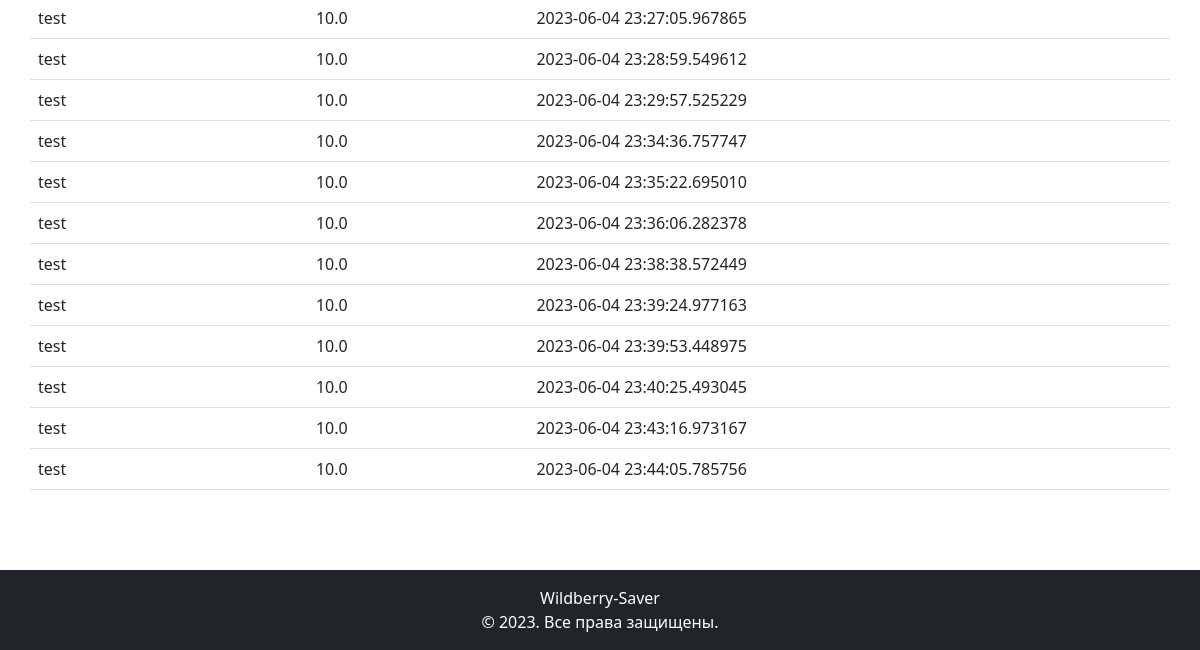
Before: /history_search (lower part) with the older database file.
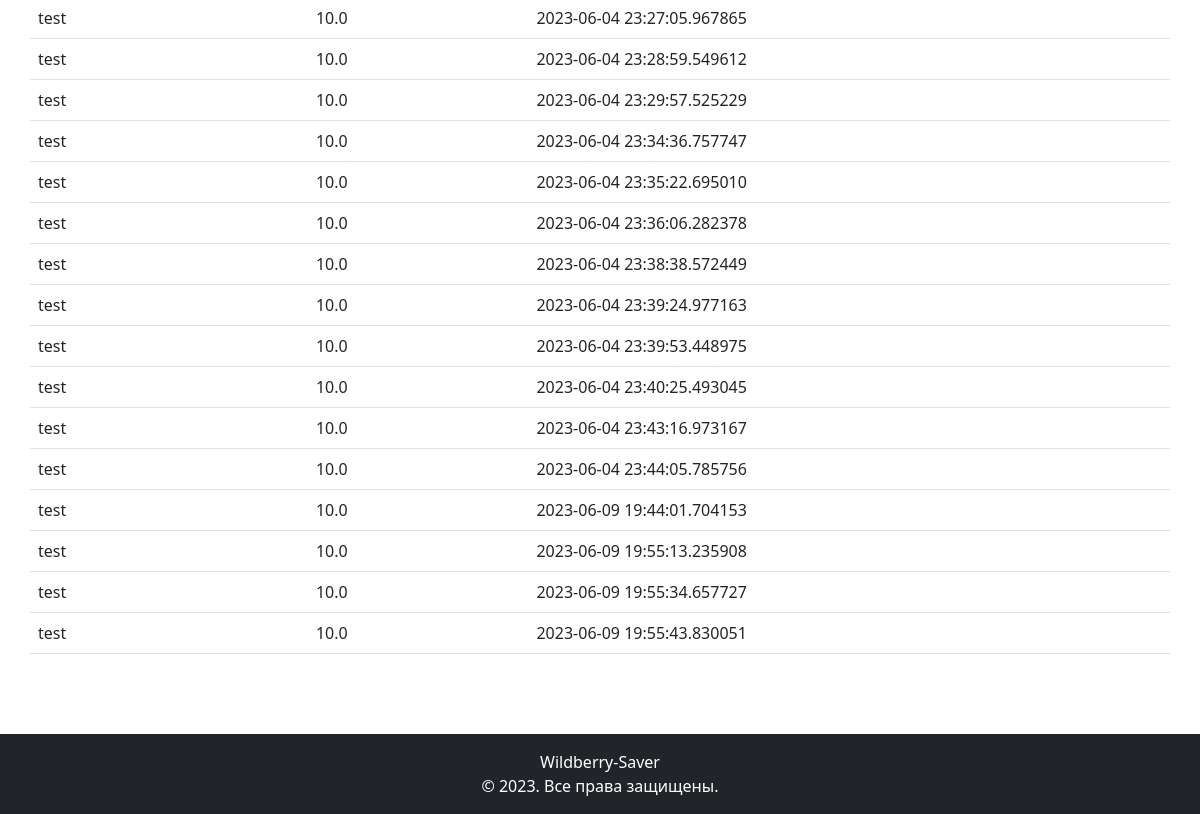
After: the same page with the newer database file.
### models.py (models this page shows)
class Query(db.Model):
    __tablename__ = 'queries'
    id = db.Column(db.Integer, primary_key=True)
    user_id = db.Column(db.Integer, db.ForeignKey('users.id'))
    query_title = db.Column(db.String(255))
    discount = db.Column(db.Float)
    created_at = db.Column(db.DateTime, default=datetime.now)
    user = db.relationship("User", back_populates="queries")
    products = db.relationship("Product", secondary="products_queries")
    notifications = db.relationship("Notification")

### views.py (the view)
@app.route('/history_search', methods=['GET', 'POST'])
def history_search():
    form = EmailSearch()
    queries = Query.query.all()
    if form.validate_on_submit():
        email = form.email.data
        user = User.query.filter_by(email=email).first()
        if user:
            queries = user.queries
            form = EmailSearch()
    return render_template(
        'history_search.html',
        title='История запросов',
        form=form,
        queries=queries,
    )

### templates/history_search.html (shortened to what this page needs)
{% extends "includes/base.html" %}
{% block content %}
<form method="POST" action="" novalidate>
<div class="row my-5">
  <table class="table">
    <tbody>
      {% for query in queries %}
      <tr>
        <td>{{query.query_title}}</td>
        <td>{{query.discount}}</td>
        <td>{{query.created_at}}</td>
      </tr>
      {% endfor %}
    </tbody>
  </table>
</div>
</form>
  {% endblock content %}

Changed rows visible on the page:
added Query: query_title "test", discount "10.0", created_at "2023-06-09 19:44:01.704153"
added Query: query_title "test", discount "10.0", created_at "2023-06-09 19:55:13.235908"
added Query: query_title "test", discount "10.0", created_at "2023-06-09 19:55:34.657727"
added Query: query_title "test", discount "10.0", created_at "2023-06-09 19:55:43.830051"
